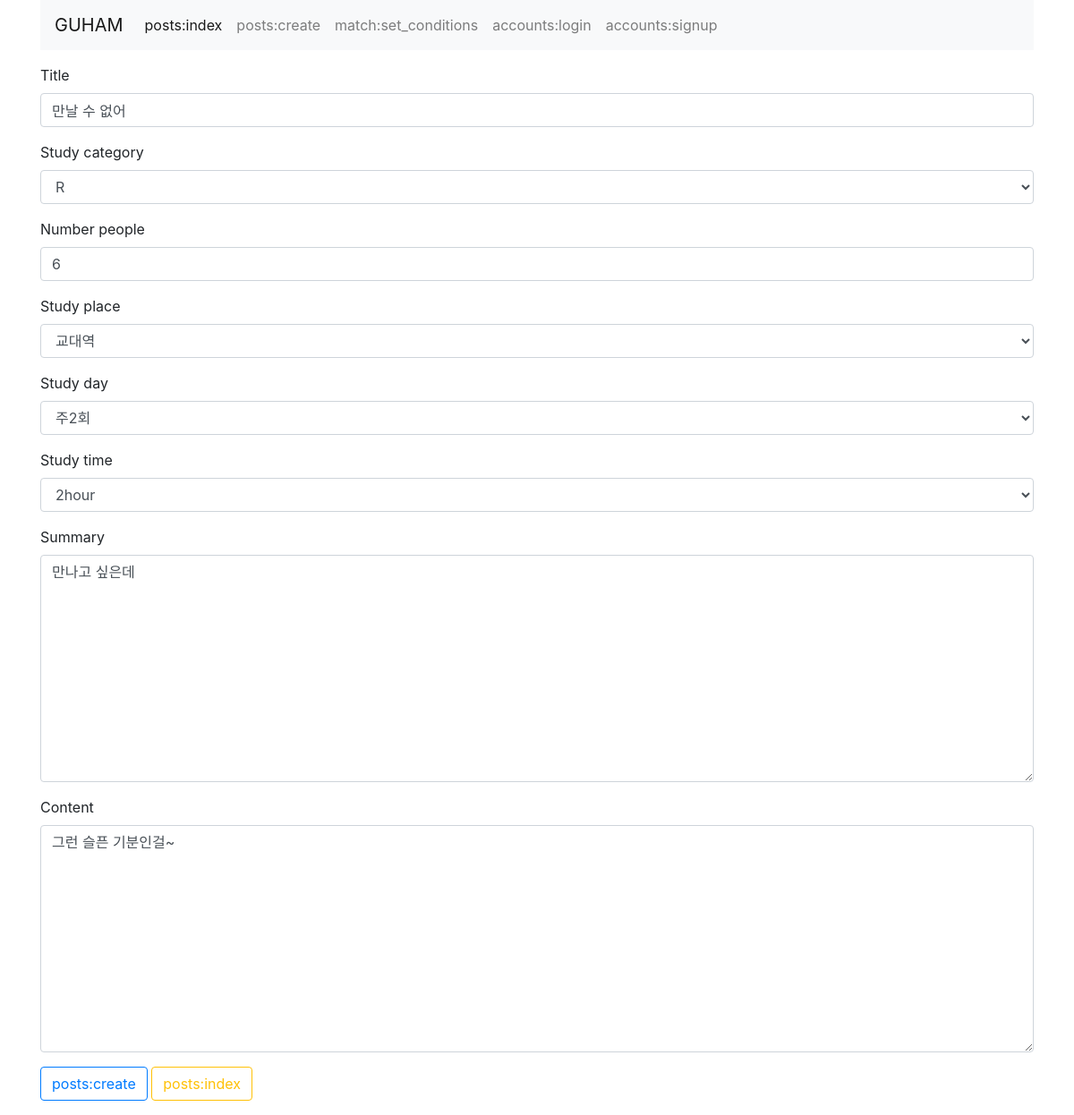
Page /posts/2/update/ on the committed database.
### posts/models.py (models this page shows)
class Post(models.Model):
    title = models.CharField(max_length=50)
    study_category = models.CharField(max_length=10, choices=STUDY_CATEGORY)
    number_people = models.IntegerField()
    study_place = models.CharField(max_length=10, choices=STUDY_PLACE)
    study_day = models.CharField(max_length=10, choices=STUDY_DAY)
    study_time = models.CharField(max_length=10, choices=STUDY_TIME)
    content = models.TextField()
    summary = models.TextField()

### posts/views.py (the view)
# urls.py: path('<int:post_id>/update/', views.update, name='update')  # 스터디 모집 글 수정
def update(request, post_id):
    post_selected = Post.objects.get(id=post_id)
    if request.method == 'POST':
        form = PostForm(data=request.POST, instance=post_selected)
        if form.is_valid():
            form.save()
            return redirect('posts:detail', post_id)
        else:
            pass
    else:
        form = PostForm(instance=post_selected)
    context = {
        'form': form
    }
    return render(request, 'posts/form.html', context)

### posts/forms.py
class PostForm(ModelForm):
    class Meta:
        model = Post
        fields = [
            'title',
            'study_category',
            'number_people',
            'study_place',
            'study_day',
            'study_time',
            'summary',
            'content',
        ]

### posts/templates/posts/form.html (shortened to what this page needs)
{% extends 'posts/base.html' %}
{% block body %}
{% load bootstrap4 %}
<form action="" method="POST">
    {% bootstrap_form form %}
    {% buttons %}
        <button type="submit" class="btn btn-outline-primary">posts:create</button>
        <a href="{% url 'posts:index' %}" class="btn btn-outline-warning">posts:index</a>
    {% endbuttons %}
</form>
{% endblock %}

### rows in the picture
Post: title "만날 수 없어", study_category "R", number_people "6", study_place "교대역", study_day "주2회", study_time "2hour", summary "만나고 싶은데", content "그런 슬픈 기분인걸~"
